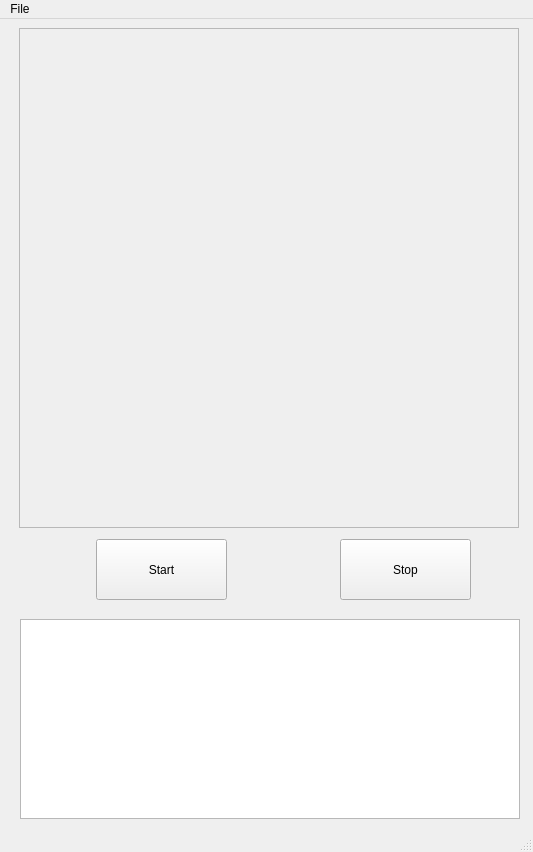
<?xml version="1.0" encoding="UTF-8"?>
<ui version="4.0">
 <class>MainWindow</class>
 <widget class="QMainWindow" name="MainWindow">
  <property name="geometry">
   <rect>
    <x>0</x>
    <y>0</y>
    <width>533</width>
    <height>852</height>
   </rect>
  </property>
  <property name="windowTitle">
   <string>LIDAR DISPLAY</string>
  </property>
  <widget class="QWidget" name="centralwidget">
   <widget class="QPushButton" name="startButton">
    <property name="geometry">
     <rect>
      <x>96</x>
      <y>520</y>
      <width>131</width>
      <height>61</height>
     </rect>
    </property>
    <property name="text">
     <string>Start</string>
    </property>
   </widget>
   <widget class="QPushButton" name="stopButton">
    <property name="geometry">
     <rect>
      <x>340</x>
      <y>520</y>
      <width>131</width>
      <height>61</height>
     </rect>
    </property>
    <property name="text">
     <string>Stop</string>
    </property>
   </widget>
   <widget class="QFrame" name="frame">
    <property name="geometry">
     <rect>
      <x>19</x>
      <y>9</y>
      <width>500</width>
      <height>500</height>
     </rect>
    </property>
    <property name="frameShape">
     <enum>QFrame::StyledPanel</enum>
    </property>
    <property name="frameShadow">
     <enum>QFrame::Raised</enum>
    </property>
   </widget>
   <widget class="QTextBrowser" name="textBrowser">
    <property name="geometry">
     <rect>
      <x>20</x>
      <y>600</y>
      <width>500</width>
      <height>200</height>
     </rect>
    </property>
   </widget>
  </widget>
  <widget class="QMenuBar" name="menubar">
   <property name="geometry">
    <rect>
     <x>0</x>
     <y>0</y>
     <width>533</width>
     <height>21</height>
    </rect>
   </property>
   <widget class="QMenu" name="menuFile">
    <property name="title">
     <string>File</string>
    </property>
    <addaction name="separator"/>
    <addaction name="actionSave_CSV"/>
    <addaction name="actionSave_STL"/>
   </widget>
   <addaction name="menuFile"/>
  </widget>
  <widget class="QStatusBar" name="statusbar"/>
  <action name="actionSave_CSV">
   <property name="text">
    <string>Save CSV</string>
   </property>
  </action>
  <action name="actionSave_STL">
   <property name="text">
    <string>Save STL</string>
   </property>
  </action>
 </widget>
 <resources/>
 <connections/>
</ui>
